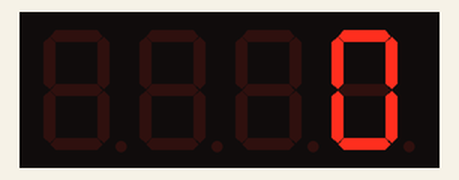
Bench run of a sketch on a simulated Arduino Uno, built with avr-gcc and run on an emulated ATmega328P. Shown: 4-digit seven-segment display.

Above: at 0.19 s.
At 4.4 s:
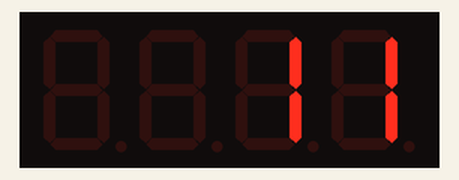
At 9.73 s:
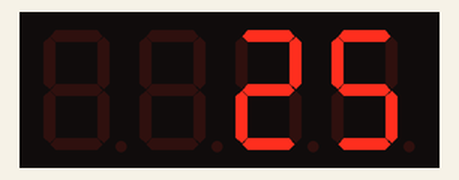
At 19.66 s:
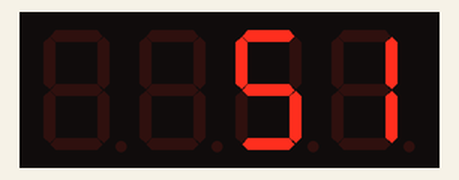
At 29.2 s:
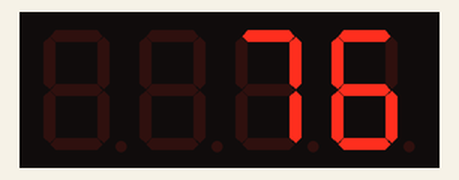
At 39.5 s:
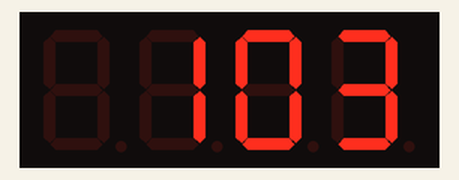

The sketch:

17-SevSegFour.ino
```cpp
/*
 * SevSegFour
 * 驱动四位数码管显示0到9999
 */
#include "SevSeg.h"

SevSeg sevseg;

byte numDigits = 4; //数码管位数
byte digitPins[] = {2, 3, 12, 13}; //数码管公共极连接Arduino的引脚
byte segmentPins[] = {7, 6, 5, 10, 11, 8, 9, 4}; //数码管a,b,c,d,e,f,g,dp对应引脚
byte hardwareConfig = COMMON_CATHODE ; // 共阴极数码管

int numToShow = 0;
int delaycount = 0;

void setup() {
  sevseg.begin(hardwareConfig, numDigits, digitPins, segmentPins); //初始化数码管
}

void loop() {

  delaycount++;
  if (delaycount  == 1000) { //通过变量自加来达到延时效果，如果使用delay函数则会打断数码管显示
    delaycount = 0;
    numToShow++;
  }

  if (numToShow > 9999)
  {
    numToShow = 0;
  }

  sevseg.setNumber(numToShow, -1); //设置要显示的数据，不显示小数点
  sevseg.refreshDisplay(); // 必须重复运行刷新数码管显示

}
```
